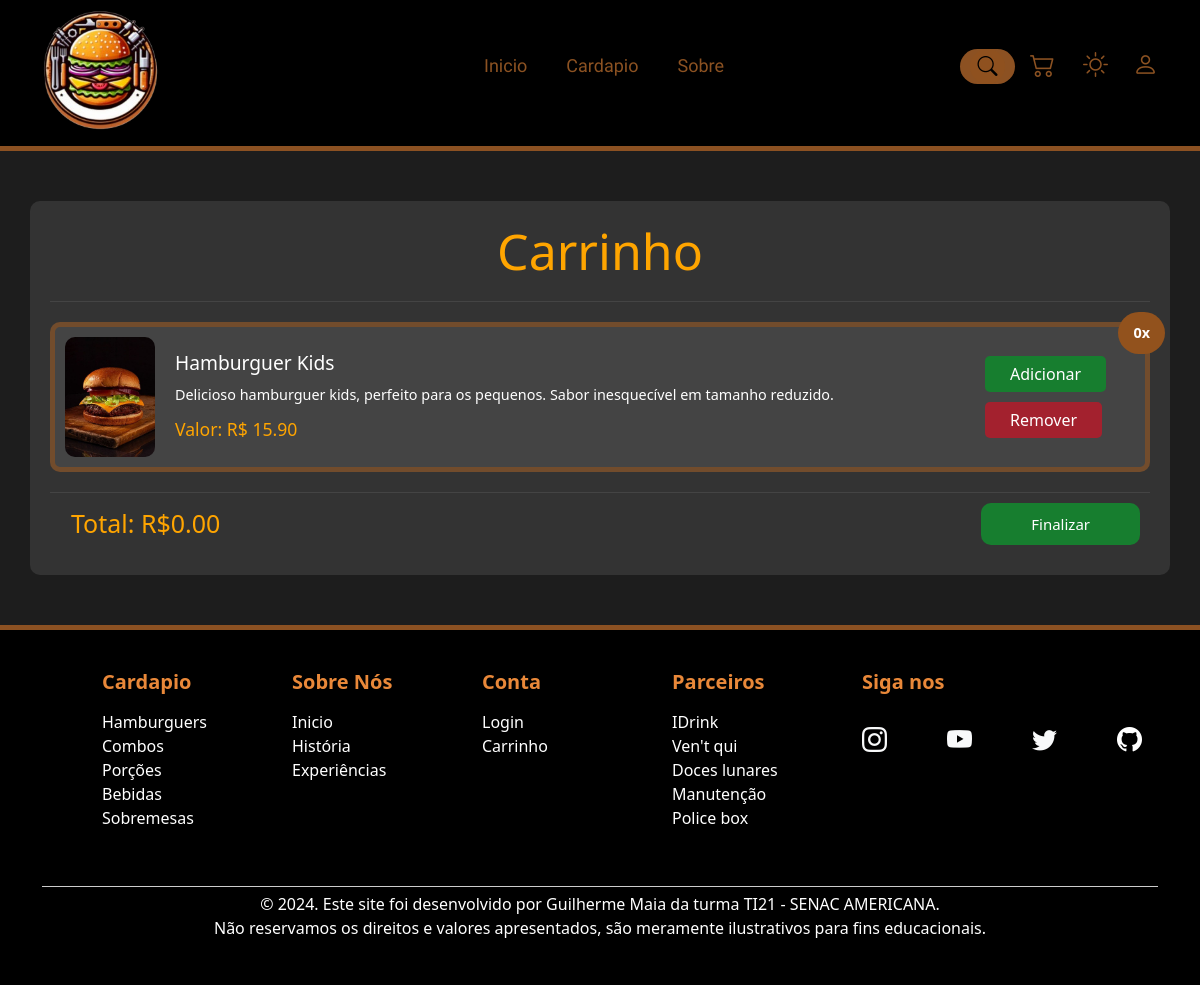
Page /carrinho.php on the committed database.
### tables this page shows
CREATE TABLE tb_produtos (
    id INT AUTO_INCREMENT PRIMARY KEY,
    titulo VARCHAR(150),
    preco DECIMAL(4, 2),
    imagem VARCHAR(200),
    categoria INT,
    descricao VARCHAR(255)
);

### carrinho.php (the view, shortened to what this page needs)
<?php include "./includes/header.php"; ?>
<?php
class Produto
{
    public function ListarProdutos()
    {
        $conn = new PDO("mysql:host=62.72.62.1;dbname=u687609827_gui", "u687609827_gui", "Ou]Q||Jr^7H");
        $query = "SELECT * FROM tb_produtos";
        $resultado = $conn->query($query)->fetch();
        return $resultado;
    }
}
$produto = new Produto();
$dados = $produto->ListarProdutos();
?>
<section class="fundo-centro">
    <div class="container container-carrinho">
        <section id="header-compra">
            <h1>Carrinho</h1>
        </section>
        <main class="main-carrinho">
            <div class="produto">
                <div class="produto-imagem"><img src="./assets/img/produtos/<?= $dados['imagem'] ?>" alt="Produto 1"></div>
                <div class="produto-detalhes">
                    <h2><?= $dados['titulo'] ?></h2>
                    <p><?= $dados['descricao'] ?></p>
                    <span class="produto-preco">Valor: R$ <?= $dados['preco'] ?></span>
                </div>
                <div class="produto-acao">
                    <span class="produto-quantidade" data-produto="Produto 1">0x</span>
                    <button class="add-button" onclick="addCarrinho('Produto 1', <?= $dados['preco'] ?>)">Adicionar</button>
                    <button class="remove-button" onclick="removeItemCarrinho('Produto 1')">Remover</button>
                </div>
            </div>
        </main>
        <section class="footer-carrinho">
            <div class="total">
                <span>Total: R$ <span id="carrinho-total">0.00</span></span>
                <button class="finalizar-button" onclick="fecharPedido()">Finalizar</button>
            </div>
        </section>
    </div>
</section>
<?php include "./includes/footer.php"; ?>

### assets/css/menu.css (style rules this page uses)
* { margin: 0; }
h2 { margin-bottom: 0; }
body { transition: 0.5s; background-color: #1d1d1d; }

### assets/css/carrinho.css (style rules this page uses)
.fundo-centro { display: flex; justify-content: center; height: 100%; align-items: center; }
.container-carrinho { width: 100%; width: 1200px; background-color: #333; padding: 20px; border-radius: 10px; margin: 50px 0 50px; }
#header-compra { text-align: center; margin-bottom: 20px; }
#header-compra h1 { font-size: 50px; color: #ffa500; border-bottom: 1px solid #444; padding-bottom: 20px; }
.main-carrinho { display: grid; grid-template-columns: 1fr; gap: 10px; }
.produto { display: grid; grid-template-columns: 90px 1fr 150px; gap: 10px; padding: 10px; background-color: #444; border-radius: 10px; align-items: center; position: relative; border: 5px solid rgba(146, 82, 29, 0.6); }
.produto-imagem img { width: 100%; border-radius: 10px; }
.produto-detalhes { padding: 0 10px; }
.produto-detalhes h2 { font-size: 1.2em; color: #fff; margin: 0; }
.produto-detalhes p { font-size: 0.9em; color: #fff; margin: 10px 0; }
.produto-preco { font-size: 1.1em; color: #ffa500; }
.produto-quantidade { position: absolute; top: -15px; right: -20px; background-color: rgba(146, 82, 29, 1); color: #fff; border-radius: 40px; padding: 10px 15px; font-size: 0.9em; font-weight: bold; }
.add-button, .remove-button { padding: 6px 25px; margin: 5px 0; border: none; border-radius: 5px; cursor: pointer; }
.add-button { background-color: #177e2f; color: #fff; }
.remove-button { background-color: #a3212e; color: #fff; }
.footer-carrinho { padding: 10px; margin-top: 20px; border-top: 1px solid #444; }
.total { display: flex; justify-content: space-between; align-items: center; width: 100%; }
.total span { font-size: 25px; color: #ffa500; display: flex; margin-right: 375px; }
.finalizar-button { padding: 10px 50px; background-color: #177e2f; font-size: 15px; border: none; border-radius: 10px; color: #fff; cursor: pointer; }

### rows in the picture
tb_produtos: imagem (picture), titulo "Hamburguer Kids", descricao "Delicioso hamburguer kids, perfeito para os pequenos. Sabor inesquecível em tamanho reduzido.", preco "15.90"
